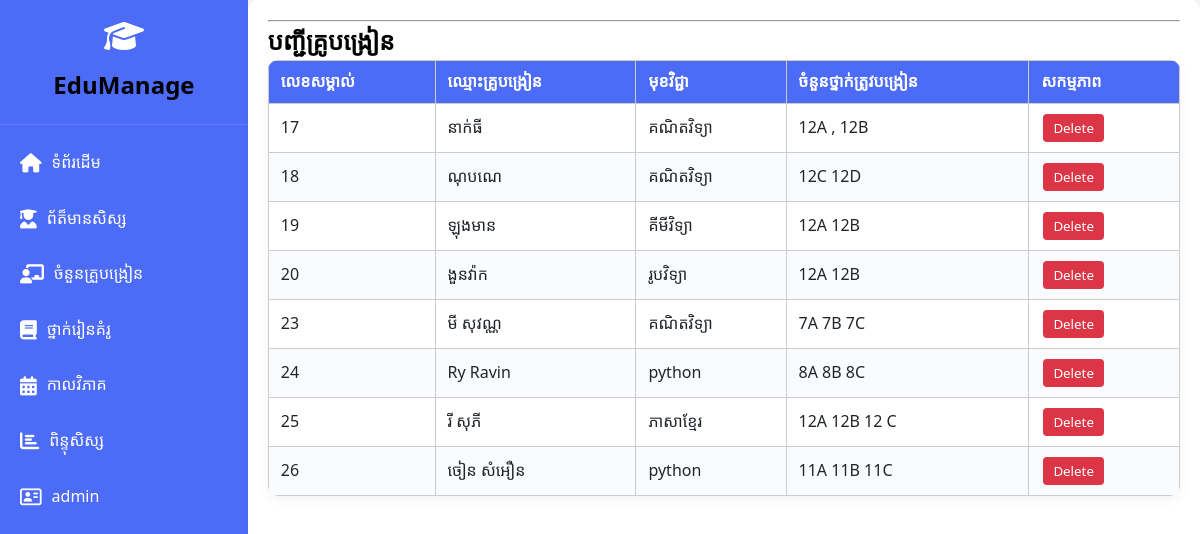
Page /teacher/ on the committed database.
### myapp/models.py (models this page shows, shortened)
class Teacher(models.Model):
    SUBJECTS = [
        ('គណិតវិទ្យា', 'គណិតវិទ្យា'),
        ('ភាសាខ្មែរ' , 'ភាសាខ្មែរ'),
        ('រូបវិទ្យា', 'រូបវិទ្យា'),
        ('គីមីវិទ្យា', 'គីមីវិទ្យា'),
        ('python', 'Python'),
    ]
    name = models.CharField(max_length=100)
    subject = models.CharField(max_length=100, choices=SUBJECTS)
    classes = models.CharField(max_length=200, default="មិនកំណត់")

### myapp/views.py (the view, shortened to what this page needs)
# urls.py: path('teacher/', views.teacher_list, name='teacher_list'),
def teacher_list(request):
    teacher_form = TeacherForm(prefix="teacher")
    teachers = Teacher.objects.all()
    context = {
        'teachers': teachers,
        'teacher_form': teacher_form,
    }
    return render(request, 'myapp/techer.html', context)

### myapp/templates/myapp/techer.html (shortened to what this page needs)
{% extends 'base.html' %}
{% load static %}
{% block content %}
<div class="content-section">
    <hr>
    <h2>បញ្ជីគ្រូបង្រៀន</h2>
    <table>
        <thead>
            <tr>
                <th>លេខសម្គាល់</th>
                <th>ឈ្មោះគ្រូបង្រៀន</th>
                <th>មុខវិជ្ជា</th>
                <th>ចំនួនថ្នាក់ត្រូវបង្រៀន</th>
                <th>សកម្មភាព</th>
            </tr>
        </thead>
        <tbody>
        {% for teacher in teachers %}
            <tr>
                <td>{{ teacher.id }}</td>
                <td>{{ teacher.name }}</td>
                <td>{{ teacher.subject }}</td>
                <td>{{ teacher.classes }}</td>
                <td>
                    <form method="post" style="display:inline;">
                        <button type="submit" name="action" value="delete_teacher" class="btn btn-danger">Delete</button>
                    </form>
                </td>
            </tr>
        {% endfor %}
        </tbody>
    </table>
</div>
{% endblock %}

### myapp/static/Css/style.css (style rules this page uses)
:root { --primary: #4c6bf6; --secondary: #3f37c9; --success: #4cc9f0; --info: #4895ef; --warning: #f72585; --danger: #e63946; --light: #f8f9fa; --dark: #212529; --gray: #6c757d; --light-gray: #e9ecef; }
* { margin: 0; padding: 0; box-sizing: border-box; font-family: 'Segoe UI', Tahoma, Geneva, Verdana, sans-serif; }
body { background-color: #f5f7fb; color: var(--dark); line-height: 1.6; }
.content-section { background: white; border-radius: 10px; padding: 20px; box-shadow: 0 4px 10px rgba(0, 0, 0, 0.05); margin-bottom: 30px; }
.btn { padding: 8px 15px; border-radius: 5px; border: none; cursor: pointer; font-weight: 500; transition: all 0.3s; }
table { width: 100%; border-collapse: separate; border-spacing: 0; border-radius: 10px; overflow: hidden; box-shadow: 0 4px 12px rgba(0,0,0,0.05); }
table th, table td { padding: 12px 15px; text-align: left; border-bottom: 1px solid var(--light-gray); }
table th { background: var(--primary); color: white; font-weight: 600; }
table td { background: white; }
table tr:nth-child(even) td { background: #f9fbff; }
table tr { transition: background 0.3s ease, transform 0.2s ease; }
.content-section { margin: 0 auto; width: 80%; }
h2 { color: black; }

### myapp/templates/myapp/techer.html (style rules this page uses)
.content-section { margin: 0 auto; width: 80%; }
table th, table td { padding: 8px 12px; border: 1px solid #ccc; }
table { border-collapse: collapse; width: 100%; }
.btn { padding: 5px 10px; margin: 2px; border: none; border-radius: 4px; cursor: pointer; }
.btn-danger { background-color: #dc3545; color: white; }

### rows in the picture
Teacher: id "17", name "នាក់ធី", subject "គណិតវិទ្យា", classes "12A , 12B"
Teacher: id "18", name "ណុបណេ", subject "គណិតវិទ្យា", classes "12C 12D"
Teacher: id "19", name "ឡុងមាន", subject "គីមីវិទ្យា", classes "12A 12B"
Teacher: id "20", name "ងួនវ៉ាក", subject "រូបវិទ្យា", classes "12A 12B"
Teacher: id "23", name "មី សុវណ្ណ", subject "គណិតវិទ្យា", classes "7A 7B 7C"
Teacher: id "24", name "Ry Ravin", subject "python", classes "8A 8B 8C"
Teacher: id "25", name "រី សុភី", subject "ភាសាខ្មែរ", classes "12A 12B 12 C"
Teacher: id "26", name "ចៀន សំអឿន", subject "python", classes "11A 11B 11C"
